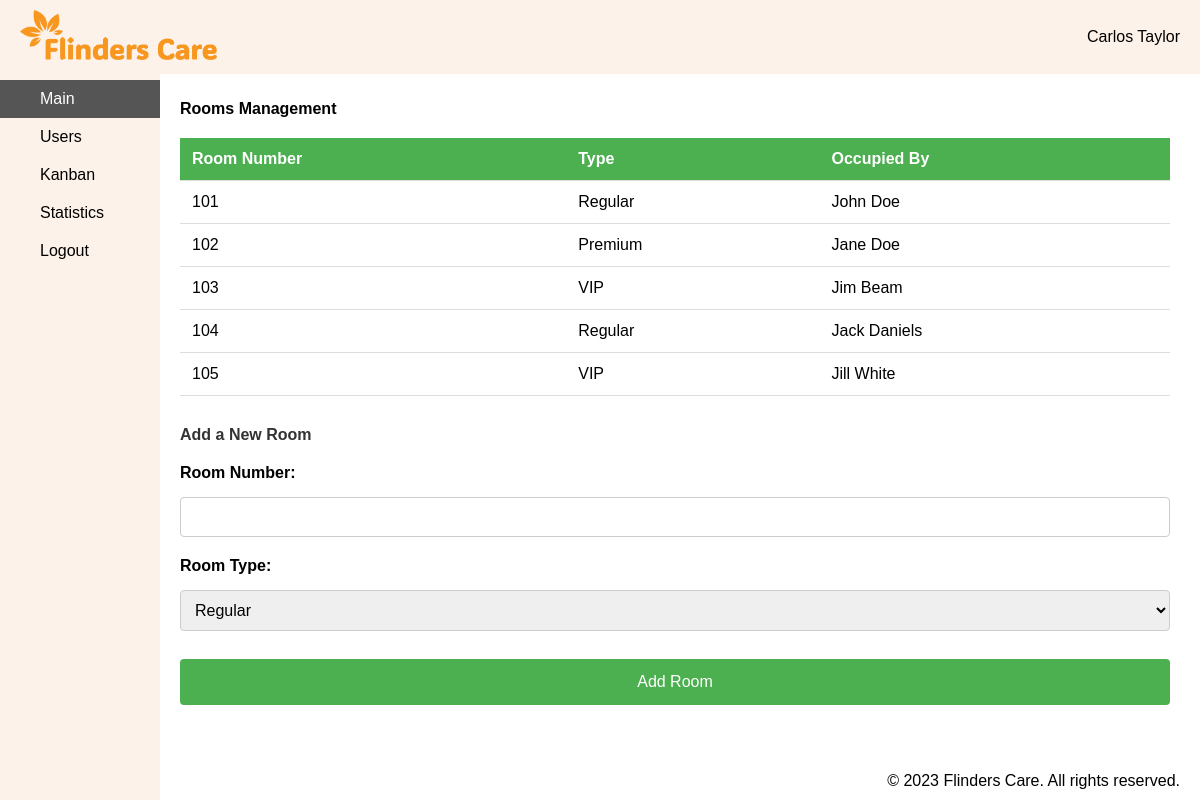
Page /index.php (signed in) on the committed database.
### tables this page shows
CREATE TABLE Patients (
                          patientID INT NOT NULL AUTO_INCREMENT PRIMARY KEY,
                          firstName VARCHAR(50),
                          lastName VARCHAR(50),
                          gender ENUM('Male', 'Female', 'Other'),
                          DOB DATE,
                          admitDate DATE,
                          dischargeDate DATE,
                          roomID INT,
                          patientDetails TEXT,
                          notes TEXT,
                          FOREIGN KEY (roomID) REFERENCES Rooms(roomID)
) AUTO_INCREMENT = 1;

CREATE TABLE Rooms (
                       roomID int NOT NULL AUTO_INCREMENT PRIMARY KEY,
                       roomNumber VARCHAR(50) UNIQUE,
                       roomType ENUM('Regular', 'Premium', 'VIP')
) AUTO_INCREMENT = 1;

### index.php (the view, shortened to what this page needs)
<!DOCTYPE html>
<html lang="en">
<head>
    <link rel="stylesheet" href="styles/menu.css"/>
    <link rel="stylesheet" href="styles/index.css"/>
</head>
<body>
<?php require_once "includes/menu.php"; ?>
<main>
    <h1>Rooms Management</h1>
    <?php
    require_once "includes/dbConnect.php";
    $sql = "SELECT Rooms.roomID, Rooms.roomNumber, Rooms.roomType, Patients.firstName, Patients.lastName
            FROM Rooms
            LEFT JOIN Patients ON Rooms.roomID = Patients.roomID;";
    if ($result = mysqli_query($conn, $sql)) {
        echo '<table>';
        echo '<tr><th>Room Number</th><th>Type</th><th>Occupied By</th></tr>';
        while ($row = mysqli_fetch_assoc($result)) {
            $occupiedBy = $row['firstName'] ? $row['firstName'].' '.$row['lastName'] : 'Vacant';
            echo '<tr data-room-id="'.$row["roomID"].'">';
            echo '<td>'.$row["roomNumber"].'</td>';
            echo '<td>'.$row["roomType"].'</td>';
            echo '<td>'.$occupiedBy.'</td>';
            echo '</tr>';
        }
        echo '</table>';
    } else {
        echo "Error: " . $sql . "<br>" . mysqli_error($conn);
    }
    ?>
    <h2>Add a New Room</h2>
    <form action="actions/addRoom.php" method="post">
        <label for="roomNumber">Room Number:</label>
        <input type="text" id="roomNumber" name="roomNumber" required/><br/>
        <label for="roomType">Room Type:</label>
        <select id="roomType" name="roomType" required>
            <option value="Regular">Regular</option>
        </select><br/>
        <input type="submit" value="Add Room"/>
    </form>
</main>
</body>
</html>

### includes/menu.php (shortened to what this page needs)
<header>
    <a href="index.php">
        <img id="logo" src="images/logo.png" alt="Flinders Care"/>
    </a>
    <?php
    if (isset($_SESSION["user_name"])) {
        $username = $_SESSION["user_name"];
        echo '<a id="username" href="users.php">' . $username . '</a>';
    } else {
        header("Location: login.html");
        echo '<a id="username" href="login.html">Login</a>';
    }
    ?>
</header>
<nav id="side-nav">
    <a href="index.php">Main</a>
    <a href="users.php">Users</a>
    <a href="kanban.php">Kanban</a>
    <a href="stats.php">Statistics</a>
    <a href="actions/logout.php">Logout</a>
</nav>
<footer>
    <p>&copy; <span id="currentYear"></span> Flinders Care. All rights reserved.</p>
</footer>

### styles/menu.css (style rules this page uses)
* { margin: 0; padding: 0; box-sizing: border-box; font-family: Arial, Helvetica, sans-serif; font-size: 16px; color: black; }
header { background-color: #fdf2e9; padding: 10px 20px; display: flex; align-items: center; position: fixed; width: 100%; z-index: 1000; }
header #logo { max-height: 50px; }
header #username { text-decoration: none; margin-left: auto; }
#side-nav { background-color: #fdf2e9; height: 100vh; width: 160px; position: fixed; left: 0; top: 0; padding-top: 80px; z-index: 999; }
#side-nav a { text-decoration: none; display: block; padding: 10px 40px; }
#side-nav a.selected { background-color: #555; color: white; }
footer { padding: 10px 20px; position: fixed; bottom: 0; right: 0; }
main { padding: 100px 30px 30px 180px; }

### styles/index.css (style rules this page uses)
h2 { color: #333; margin-top: 30px; }
table { width: 100%; border-collapse: collapse; margin-top: 20px; }
th, td { padding: 12px; text-align: left; border-bottom: 1px solid #ddd; }
th { background-color: #4CAF50; color: white; }
form { margin-top: 20px; }
label { display: block; margin-bottom: 10px; font-weight: bold; }
input[type=text], select { width: 100%; padding: 10px; margin: 5px 0 20px 0; display: inline-block; border: 1px solid #ccc; border-radius: 4px; box-sizing: border-box; }
input[type=submit] { width: 100%; background-color: #4CAF50; color: white; padding: 14px 20px; margin: 8px 0; border: none; border-radius: 4px; cursor: pointer; }

### rows in the picture
patients: roomID.roomNumber "101", roomID.roomType "Regular", occupiedBy "John Doe"
patients: roomID.roomNumber "102", roomID.roomType "Premium", occupiedBy "Jane Doe"
patients: roomID.roomNumber "103", roomID.roomType "VIP", occupiedBy "Jim Beam"
patients: roomID.roomNumber "104", roomID.roomType "Regular", occupiedBy "Jack Daniels"
patients: roomID.roomNumber "105", roomID.roomType "VIP", occupiedBy "Jill White"

### other values in the picture
$username "Carlos Taylor"
